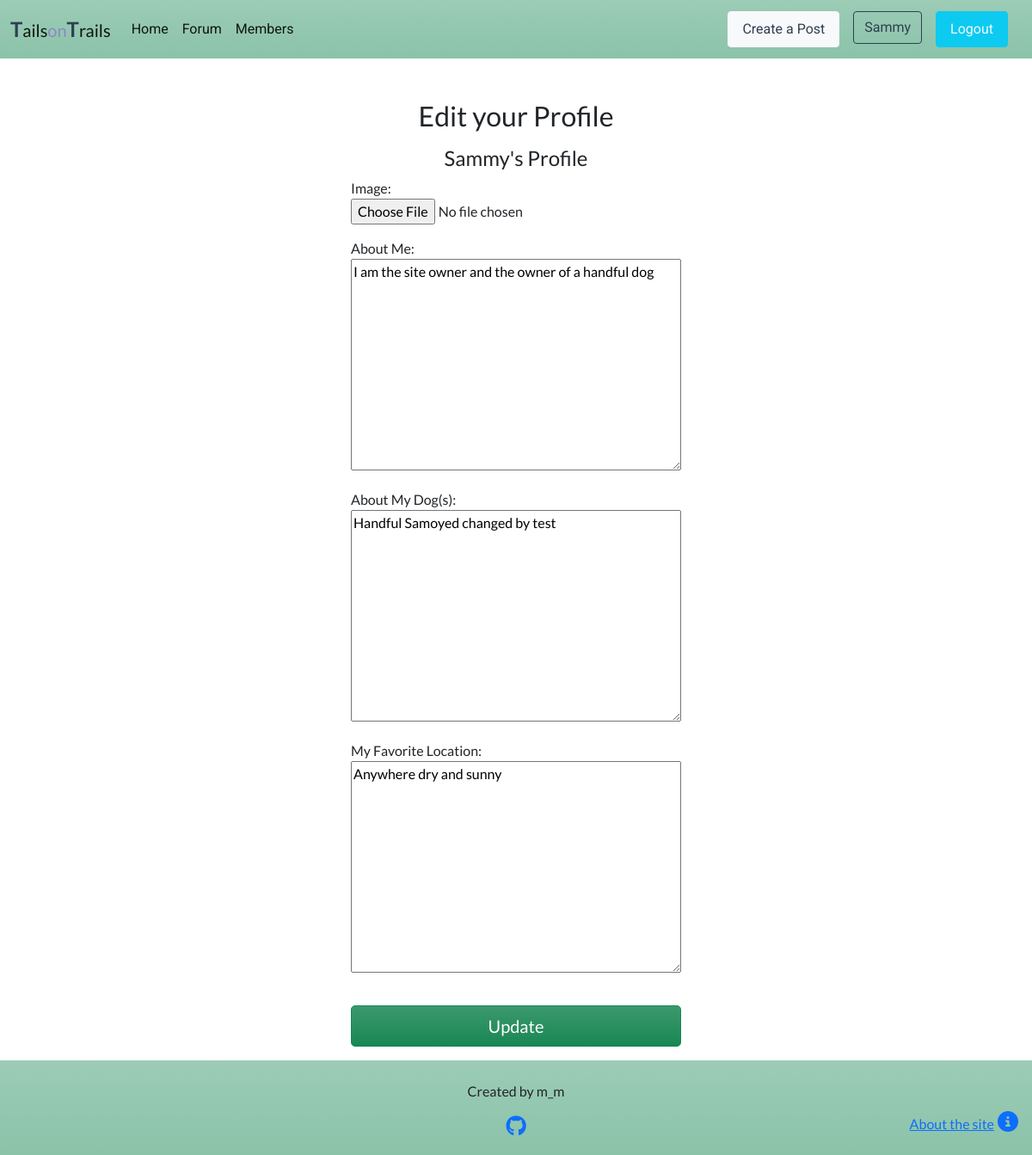
/edit_profile/ (signed in), run on the app's committed database.
### forum/models.py (models this page shows, shortened)
class Profile(models.Model):
    user = models.OneToOneField(User, on_delete=models.CASCADE)
    featured_image = CloudinaryField('image', default='placeholder')
    about_me = models.TextField(max_length=300, blank=True)
    about_dog = models.TextField(max_length=300, blank=True)
    favorite_location = models.TextField(max_length=100, blank=True)

### forum/views.py (the view)
# urls.py: path('edit_profile/', views.edit_profile, name='profile_edit'),
@login_required
def edit_profile(request):
    profile = get_object_or_404(Profile, user=request.user)
    if request.method == 'POST':
        form = ProfileEditForm(
                            request.POST or None,
                            request.FILES,
                            instance=profile)
        if form.is_valid():
            form.save()
            messages.success(request, 'Your profile is successfully updated')
            return redirect('posts')
        else:
            messages.error(request,
                           ('Update failed. Please ensure'
                            'the form is valid.'))
    else:
        form = ProfileEditForm(instance=profile)
    template = 'profile_edit.html'
    context = {'form': form, }
    return render(request, template, context)

### forum/forms.py
class ProfileEditForm(forms.ModelForm):
    featured_image = forms.FileField(label='Image')
    about_me = forms.CharField(
                            label='About Me:',
                            required=False,
                            max_length=300,
                            widget=forms.Textarea)
    about_dog = forms.CharField(
                            label='About My Dog(s):',
                            required=False,
                            max_length=300,
                            widget=forms.Textarea)
    favorite_location = forms.CharField(
                                    label='My Favorite Location:',
                                    required=False,
                                    max_length=100,
                                    widget=forms.Textarea, )
    class Meta:
        model = Profile
        fields = (
                'featured_image', 'about_me',
                'about_dog', 'favorite_location')

### templates/profile_edit.html (shortened to what this page needs)
{% extends "base.html" %}
{% block content %}
<div class="col-12 col-md-6 offset-md-3 col-lg-4 offset-lg-4">
    <h2 class="mt-5 text-center">Edit your Profile</h2>
    <h4 class="mt-3 text-center">{{user.username|title}}'s Profile</h4>
    <form method="POST" enctype="multipart/form-data" class="ms-2 me-2">
        {{ form.as_p }}
        <input type="submit" value="Update" class="btn btn-success btn-lg bg-gradient mt-3 mb-3">
    </form>
</div>
{% endblock %}

### templates/base.html (shortened to what this page needs)
{% load static %}
<!DOCTYPE html>
<html lang="en">
<head>
    <link href="https://cdn.jsdelivr.net/npm/bootstrap@5.1.1/dist/css/bootstrap.min.css" rel="stylesheet"
>
    <link rel="stylesheet" href="{% static 'css/style.css' %}">
</head>
<body>
    <header>
        <nav class="navbar navbar-expand-lg navbar-light bg-success bg-gradient bg-opacity-50">
            <div class="container-fluid">
                <a class="navbar-brand" href="{% url 'home' %}"><span class="brand">T</span><span>ails</span><span class="faded">on</span><span
                            class="brand">T</span><span>rails</span></a>
                <div class="collapse navbar-collapse" id="navbarText">
                    <ul class="navbar-nav me-auto mb-2 mb-lg-0">
                        <li class="nav-item">
                            <a class="nav-link active" aria-current="page" href="{% url 'home' %}">Home</a>
                        </li>
                        <li class="nav-item">
                            <a class="nav-link active" aria-current="page" href="{% url 'posts' %}">Forum</a>
                        </li>
                        {% if user.is_authenticated %}
                        <li class="nav-item">
                            <a class="nav-link active" aria-current="page" href="{% url 'profile' %}">Members</a>
                        </li>
                        {% endif %}
                    </ul>
                    <ul class="nav navbar-brand">
                        {% if user.is_authenticated %}
                        <li class="nav-item">
                            <a class="nav-link btn btn-light me-3" href="{% url 'create_post' %}">Create a Post</a>
                        </li>
                        <li class="nav-item">
                            <a class="btn btn-outline-primary me-3"
                                href="{% url 'profile_edit' %}">{{user.username|title}}</a>
                        </li>
                        <li class="nav-item">
                            <a class="nav-link btn btn-info btn-text-white" href="{% url 'account_logout' %}">Logout</a>
                        </li>
                        {% endif %}
                    </ul>
                </div>
            </div>
        </nav>
    </header>
    <main>
        {% block content %}
        {% endblock %}
    </main>
    <footer class="bg-success bg-gradient bg-opacity-50">
            <div class="text-center mt-4">
                <p class="d-block"> Created by m_m</p>
                <p><a href="https://github.com/" target="_blank" rel="noopener"
                        aria-label="Open our Github page in a new tab"><i class="fab fa-github fs-4"></i></a></p>
            </div>
            <div class="about d-flex justify-content-end mb-4 me-3">
                <a href="{% url 'about' %}"><span class="d-none d-md-inline me-1">About the site</span><i class="fas fa-info-circle fs-4"></i></a>
            </div>
    </footer>
</body>
</html>

### static/css/style.css (style rules this page uses)
:root { --title-font: 'Roboto', sans-serif; --text-font-family: 'Lato', sans-serif; --main-color: #bdd9bf; --font-white: #f0f8ff; --purple-color: #8d86c9; --gray-color: #2e4052; --blue-color:#a997df; --red-color:#e5323b; }
body { display: flex; flex-flow: column; min-height: 100vh; overflow-x: hidden; font-family: var(--text-font-family); }
main { flex: 1; }
.nav-item { font-family: var(--title-font); }
.navbar-light { background-color: var(--main-color); }
.btn-text-white { color: var(--font-white); }
.btn-outline-primary { color: var(--gray-color); border-color: var(--gray-color); }
.btn-light { color: var(--gray-color); }
footer { background-color: var(--main-color); }
.about { margin-top: -3rem; flex-wrap: nowrap; }
label { display: block; }
input { width: 100%; }
textarea { width: 100%; }
.brand { color: var(--gray-color); font-weight: bolder; font-size: larger; }
.faded { color: var(--purple-color); }

### data on the page
Profile: about_me "I am the site owner and the owner of a handful dog", about_dog "Handful Samoyed changed by test", favorite_location "Anywhere dry and sunny"

### other printed values
{{ user.username|title }} "Sammy"
